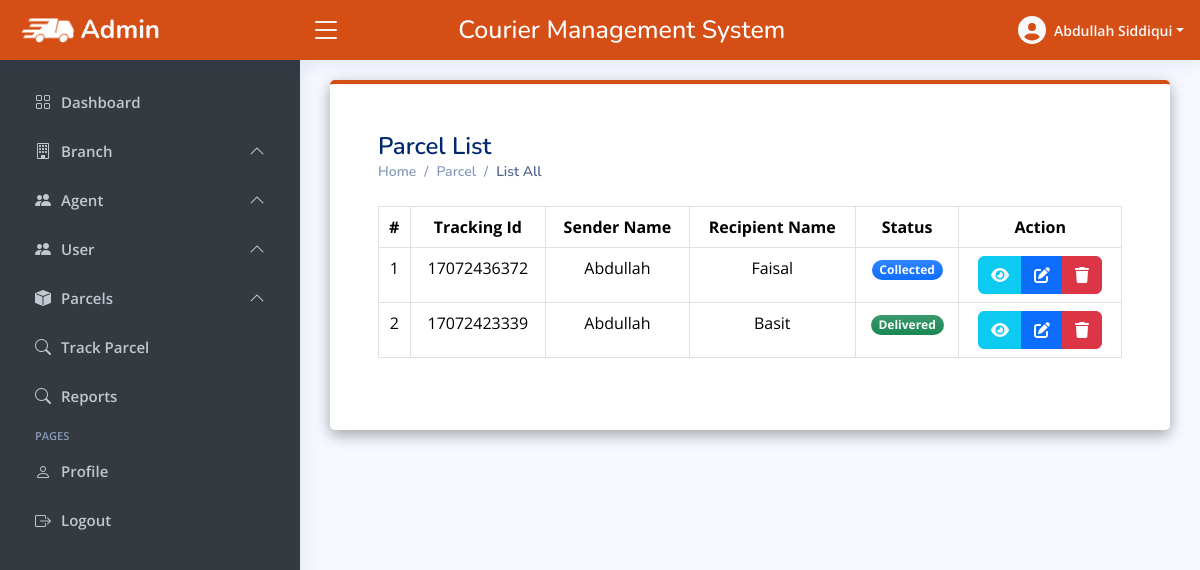
Screenshot of /admin/parcel_list.php?status=All (signed in) with the database file from the repository.
### tables this page shows
CREATE TABLE `parcel` (
  `id` int(30) NOT NULL,
  `tracking_id` varchar(255) NOT NULL,
  `sender_name` varchar(255) NOT NULL,
  `sender_email` varchar(255) NOT NULL,
  `sender_address` text NOT NULL,
  `sender_contact` varchar(255) NOT NULL,
  `recipient_name` varchar(255) NOT NULL,
  `recipient_email` varchar(255) NOT NULL,
  `recipient_address` text NOT NULL,
  `recipient_contact` varchar(255) NOT NULL,
  `parcel_description` text NOT NULL,
  `branch_id` int(11) NOT NULL,
  `agent_id` int(11) NOT NULL,
  `parcel_status` int(11) NOT NULL DEFAULT 1,
  `weight` int(30) NOT NULL,
  `amount` int(30) NOT NULL,
  `date_created` datetime NOT NULL DEFAULT current_timestamp()
);

### admin/parcel_list.php (the view, shortened to what this page needs)
<?php
if(isset($_SESSION['email'])){
    include("header.php");
    include("topbar.php");
    include("sidebar.php");
    require("../include/connection.php");
                if ($_GET['status'] == "All") {
                  echo "<head><title>Parcel List (ALL) - Express Delivery</title></head>";
                }
                elseif($_GET['status'] == "1"){
                  echo "<head><title>Parcel List (Item Accepted by Courier) - Express Delivery</title></head>";
                }
                elseif($_GET['status'] == "2"){
                  echo "<head><title>Parcel List (Collected) - Express Delivery</title></head>";
                }
                elseif($_GET['status'] == "3"){
                  echo "<head><title>Parcel List (Shipped) - Express Delivery</title></head>";
                }
                elseif($_GET['status'] == "4"){
                  echo "<head><title>Parcel List (Delivered) - Express Delivery</title></head>";
                }
                else{
                  echo "<head><title>Parcel List (Unsuccessful Delivery Attempt) - Express Delivery</title></head>";
                }
?>
<main id="main" class="main">
<section class="p-5" style="background-color: white; border-top: 4px solid #D54E16; border-radius: 5px; box-shadow: rgba(0, 0, 0, 0.35) 0px 5px 15px;">
    <div class="pagetitle">
        <h1>Parcel List</h1>
        <nav>
            <ol class="breadcrumb">
                <li class="breadcrumb-item"><a href="index.html">Home</a></li>
                <li class="breadcrumb-item">Parcel</li>
                <?php
                if ($_GET['status'] == "All") {
                  echo "<li class='breadcrumb-item active'>List All</li>";
                }
                elseif($_GET['status'] == "1"){
                  echo "<li class='breadcrumb-item active'>Item Accepted by Courier</li>";
                }
                elseif($_GET['status'] == "2"){
                  echo "<li class='breadcrumb-item active'>Collected</li>";
                }
                elseif($_GET['status'] == "3"){
                  echo "<li class='breadcrumb-item active'>Shipped</li>";
                }
                elseif($_GET['status'] == "4"){
                  echo "<li class='breadcrumb-item active'>Delivered</li>";
                }
                else{
                  echo "<li class='breadcrumb-item active'>Unsuccessful Delivery Attempt</li>";
                }
                ?>
            </ol>
        </nav>
    </div>
    <section class="section my-4">
        <div class="col-lg-12">
            <table class="table table-bordered text-center" id="list">
                <thead>
                    <tr>
                        <th scope="col">#</th>
                        <th scope="col">Tracking Id</th>
                        <th scope="col">Sender Name</th>
                        <th scope="col">Recipient Name</th>
                        <th scope="col">Status</th>
                        <th scope="col">Action</th>
                    </tr>
                </thead>
                <tbody id="branch_tablebody">
                    <?php
                    if ($_GET['status'] == "All") {
                        $read = "SELECT * FROM `parcel` ORDER BY id DESC;";
                    } else {
                        $status = $_GET['status'];
                        $read = "SELECT * FROM `parcel` where parcel_status = '$status' ORDER BY id DESC;";
                    }
                    $result = mysqli_query($connection, $read);
                    if ($result) {
                        if (mysqli_num_rows($result) > 0) {
                            $i = 1;
                            while ($row = mysqli_fetch_assoc($result)) {
                                $parcel_id = $row["id"];
                    ?>
                                <tr>
                                    <td><?= $i ?></td>
                                    <td><?= $row["tracking_id"] ?></td>
                                    <td><?= $row["sender_name"] ?></td>
                                    <td><?= $row["recipient_name"] ?></td>
                                    <td class="text-center">
                                        <?php
                                        if ($row['parcel_status'] == 1) {
                                            echo "<span class='badge rounded-pill text-bg-primary bg-gradient text-light'>Item Accepted by Courier</span>";
                                        } elseif ($row['parcel_status'] == 2) {
                                            echo "<span class='badge rounded-pill text-bg-primary bg-gradient text-light'>Collected</span>";
                                        } elseif ($row['parcel_status'] == 3) {
                                            echo "<span class='badge rounded-pill text-bg-primary bg-gradient text-light'>Shipped</span>";
                                        } elseif ($row['parcel_status'] == 4) {
                                            echo "<span class='badge rounded-pill text-bg-success bg-gradient text-light'>Delivered</span>";
                                        } else {
                                            echo "<span class='badge rounded-pill text-bg-danger bg-gradient text-light'>Unsuccessful Delivery Attempt</span>";
                                        }
                                        ?>
                                    </td>
                                    <td class='text-center'>
                                        <div class='btn-group'>
                                            <a data-bs-toggle="modal" data-bs-target="#exampleModal<?= $parcel_id ?>" class='btn btn-info btn-flat view_parcel text-light'><i class='fas fa-eye'></i></a>
                                            <a href='update_parcel.php?parcel_id=<?= $parcel_id ?>' class='btn btn-primary btn-flat'><i class='fas fa-edit'></i></a>
                                            <a href='delete_parcel.php?parcel_id=<?= $parcel_id ?>' class='btn btn-danger btn-flat'><i class='fas fa-trash'></i></a>
                                        </div>
                                    </td>
                                </tr>
                    <?php
                                $i++;
                            }
                        }
                    }
                    ?>
                </tbody>
            </table>
        </div>
    </section>
    </section>
</main>
<?php
    include("footer.php");
} else {
    header("location: login.php");
}
?>

### admin/topbar.php (shortened to what this page needs)
<?php
include("header.php");
require("../include/connection.php");
$read = "SELECT * FROM `admin`;";
$result_read = mysqli_query($connection,$read);
if($result_read){
    $row = mysqli_fetch_assoc($result_read);
    $firstname = $row["firstname"];
    $lastname = $row["lastname"];
}
?>
<head>
<link rel="stylesheet" href="https://cdnjs.cloudflare.com/ajax/libs/sweetalert2/11.0.18/sweetalert2.min.css" />
</head>
<header id="header" class="header fixed-top d-flex align-items-center">
<div class="d-flex align-items-center justify-content-between">
  <a href="index.php" class="logo d-flex align-items-center">
    <img src="assets/EXpress Delivery (5).png" alt="">
    <span class="d-none d-lg-block text-light">Admin</span>
  </a>
  <i class="bi bi-list toggle-sidebar-btn text-light"></i>
</div>
<div class="mx-auto mt-2">
  <h2 class="heading">Courier Management System</h2>
</div>
<nav class="header-nav ms-auto">
  <ul class="d-flex align-items-center">
    <li class="nav-item dropdown pe-3">
      <a class="nav-link nav-profile d-flex align-items-center pe-0" href="#" data-bs-toggle="dropdown">
      <i class="fa-solid fa-circle-user fs-3 text-light"></i>
        <span class="d-none d-md-block dropdown-toggle ps-2 text-light"><?= $firstname.' '.$lastname ?></span>
      </a>
    </li>
  </ul>
</nav>
</header>

### admin/assets/css/style.css (style rules this page uses)
:root { scroll-behavior: smooth; }
body { font-family: "Open Sans", sans-serif; background: #f6f9ff; color: #444444; }
a { color: #4154f1; text-decoration: none; }
h1, h2, h3, h4, h5, h6 { font-family: "Nunito", sans-serif; }
#main { margin-top: 60px; padding: 20px 30px; transition: all 0.3s; }
.pagetitle { margin-bottom: 10px; }
.pagetitle h1 { font-size: 24px; margin-bottom: 0; font-weight: 600; color: #012970; }
.breadcrumb { font-size: 14px; font-family: "Nunito", sans-serif; color: #899bbd; font-weight: 600; }
.breadcrumb a { color: #899bbd; transition: 0.3s; }
.breadcrumb .breadcrumb-item::before { color: #899bbd; }
.breadcrumb .active { color: #51678f; font-weight: 600; }
.logo { line-height: 1; }
@media (min-width: 1200px) { .logo { width: 280px; } }
.logo img { max-height: 26px; margin-right: 6px; }
.logo span { font-size: 26px; font-weight: 700; color: #012970; font-family: "Nunito", sans-serif; }
.header { transition: all 0.5s; z-index: 997; height: 60px; box-shadow: 0px 2px 20px rgba(1, 41, 112, 0.1); background-color: #fff; padding-left: 20px; }
.header .toggle-sidebar-btn { font-size: 32px; padding-left: 10px; cursor: pointer; color: #012970; }
.header-nav ul { list-style: none; }
.header-nav>ul { margin: 0; padding: 0; }
.header-nav .nav-profile { color: #012970; }
.header-nav .nav-profile span { font-size: 14px; font-weight: 600; }
@media (min-width: 1200px) { #main, #footer { margin-left: 300px; } }

### admin/topbar.php (style rules this page uses)
.heading { font-size: 25px; }
header, .top-drop { background-color: #D54E16 !important; color: white !important; }

### rows the page displays
parcel: tracking "17072436372", sender_name "Abdullah", recipient_name "Faisal", shows "Collected"
parcel: tracking "17072423339", sender_name "Abdullah", recipient_name "Basit", shows "Delivered"

### other values shown
$firstname "Abdullah"
$lastname "Siddiqui"
